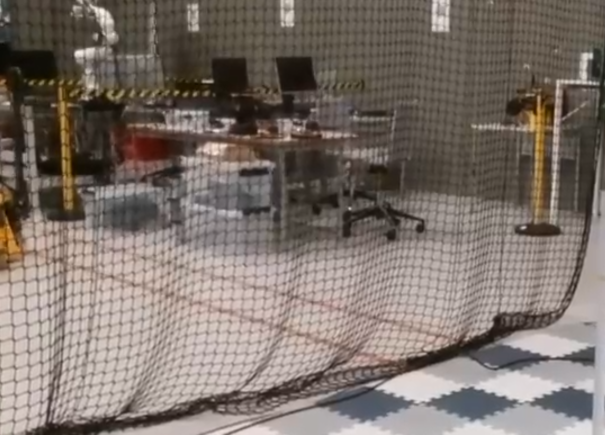
#> input picture data/frames/Port not visible 1.png, 1210 x 869 px (shown at 1/2 size); its folder holds only this picture in this run
$ python detect_gate.py
#> lines starting #> are read from the running program, lines starting #| are printed output that depends on the picture; after the words box and inside, x2 and y2 are one past the last pixel; in counts of white or black regions, pixels touching at a corner belong together
from pathlib import Path
import cv2
import numpy as np


# ------------------------------------------------------------
# Paths
# ------------------------------------------------------------
PROJECT_DIR = Path(__file__).resolve().parent
INPUT_DIR = PROJECT_DIR / "data" / "frames"
OUTPUT_DIR = PROJECT_DIR / "output"
OUTPUT_DIR.mkdir(exist_ok=True)


# ------------------------------------------------------------
# Helper: readable text
# ------------------------------------------------------------
def put_text(img, text, x, y, color=(255, 255, 255), scale=0.7):
    """Draw text with black outline."""
    cv2.putText(img, text, (x, y), cv2.FONT_HERSHEY_SIMPLEX, scale, (0, 0, 0), 3, cv2.LINE_AA)
    cv2.putText(img, text, (x, y), cv2.FONT_HERSHEY_SIMPLEX, scale, color, 1, cv2.LINE_AA)


# ------------------------------------------------------------
# Preprocess image
# ------------------------------------------------------------
def preprocess(image):
    """
    Light blur before HSV conversion.
    """
    blurred = cv2.GaussianBlur(image, (5, 5), 0)
    hsv = cv2.cvtColor(blurred, cv2.COLOR_BGR2HSV)
    return blurred, hsv


# ------------------------------------------------------------
# Green mask
# ------------------------------------------------------------
def make_green_mask(hsv):
    """
    Detect green gate parts.

    These are starting HSV limits. Adjust later if needed.
    """
    lower_green = np.array([35, 40, 30], dtype=np.uint8)
    upper_green = np.array([95, 255, 255], dtype=np.uint8)

    mask = cv2.inRange(hsv, lower_green, upper_green)

    # Remove tiny noise and reconnect gate regions
    mask = cv2.morphologyEx(mask, cv2.MORPH_OPEN, np.ones((5, 5), np.uint8))
    mask = cv2.morphologyEx(mask, cv2.MORPH_CLOSE, np.ones((9, 9), np.uint8))

    return mask


# ------------------------------------------------------------
# Connected components
# ------------------------------------------------------------
def component_boxes(binary_mask, min_area):
    """
    Return connected component bounding boxes:
    (x, y, w, h, area)
    """
    num_labels, labels, stats, centroids = cv2.connectedComponentsWithStats(binary_mask, connectivity=8)

    boxes = []
    for i in range(1, num_labels):  # skip background
        x, y, w, h, area = stats[i]
        if area >= min_area:
            boxes.append((int(x), int(y), int(w), int(h), int(area)))

    return boxes


# ------------------------------------------------------------
# Choose best component in each quadrant
# ------------------------------------------------------------
def choose_corner_components(boxes, image_shape):
    """
    Pick the strongest green component in each quadrant:
      tl, tr, bl, br

    This matches your real images well because the visible gate
    usually appears as separate green corner pieces.
    """
    h, w = image_shape[:2]

    corners = {
        "tl": None,
        "tr": None,
        "bl": None,
        "br": None,
    }

    scores = {
        "tl": -1,
        "tr": -1,
        "bl": -1,
        "br": -1,
    }

    for box in boxes:
        x, y, bw, bh, area = box
        cx = x + bw / 2.0
        cy = y + bh / 2.0

        if cx < w / 2 and cy < h / 2:
            key = "tl"
        elif cx >= w / 2 and cy < h / 2:
            key = "tr"
        elif cx < w / 2 and cy >= h / 2:
            key = "bl"
        else:
            key = "br"

        # Largest component in each quadrant wins
        if area > scores[key]:
            scores[key] = area
            corners[key] = box

    return corners


# ------------------------------------------------------------
# Estimate gate from corner boxes
# ------------------------------------------------------------
def estimate_gate_from_corners(corners):
    """
    Estimate full gate geometry from green corner components.

    The main assumption:
    - gate frame thickness is roughly constant
    - visible green corner blocks belong to the same square frame

    Returns:
      dict with:
        outer_rect
        opening_rect
        target_center
        thickness
      or None if not enough data
    """
    present = [k for k, v in corners.items() if v is not None]

    # Need at least 3 corners to make a reliable guess
    if len(present) < 3:
        return None

    # Estimate frame thickness from the smaller side of corner boxes
    thickness_values = []
    for box in corners.values():
        if box is None:
            continue
        x, y, w, h, area = box
        thickness_values.append(min(w, h))

    if not thickness_values:
        return None

    thickness = int(np.median(thickness_values))

    # Outer frame limits from visible corner boxes
    left_outer = min(box[0] for key, box in corners.items() if box is not None and key in ("tl", "bl"))
    right_outer = max(box[0] + box[2] for key, box in corners.items() if box is not None and key in ("tr", "br"))
    top_outer = min(box[1] for key, box in corners.items() if box is not None and key in ("tl", "tr"))
    bottom_outer = max(box[1] + box[3] for key, box in corners.items() if box is not None and key in ("bl", "br"))

    # Because the port is roughly square, average width/height into one side estimate
    side_x = right_outer - left_outer
    side_y = bottom_outer - top_outer
    side = int((side_x + side_y) / 2.0)

    # Make the outer frame square-ish
    right_outer = max(right_outer, left_outer + side)
    bottom_outer = max(bottom_outer, top_outer + side)

    # Inner opening is outer frame minus constant thickness on each side
    left_inner = left_outer + thickness
    right_inner = right_outer - thickness
    top_inner = top_outer + thickness
    bottom_inner = bottom_outer - thickness

    if right_inner <= left_inner or bottom_inner <= top_inner:
        return None

    center_x = int((left_inner + right_inner) / 2.0)
    center_y = int((top_inner + bottom_inner) / 2.0)

    return {
        "outer_rect": (
            int(left_outer),
            int(top_outer),
            int(right_outer - left_outer),
            int(bottom_outer - top_outer),
        ),
        "opening_rect": (
            int(left_inner),
            int(top_inner),
            int(right_inner - left_inner),
            int(bottom_inner - top_inner),
        ),
        "target_center": (center_x, center_y),
        "thickness": thickness,
    }


# ------------------------------------------------------------
# Main detection function
# ------------------------------------------------------------
def detect_gate(image):
    """
    Full pipeline:
    1. preprocess
    2. green mask
    3. connected components
    4. choose corner components
    5. estimate gate
    """
    _, hsv = preprocess(image)
    green_mask = make_green_mask(hsv)

    h, w = image.shape[:2]
    min_area = max(500, int(0.003 * h * w))

    boxes = component_boxes(green_mask, min_area=min_area)
    corners = choose_corner_components(boxes, image.shape)
    gate = estimate_gate_from_corners(corners)

    return {
        "green_mask": green_mask,
        "boxes": boxes,
        "corners": corners,
        "gate": gate,
    }


# ------------------------------------------------------------
# Drawing
# ------------------------------------------------------------
# [5 lines left out: function draw_box, not called in this run]


def draw_result(image, detection):
    output = image.copy()
    h, w = output.shape[:2]
    image_center = (w // 2, h // 2)

    # Draw image center
    cv2.circle(output, image_center, 7, (255, 0, 0), -1)
    put_text(output, "image center", image_center[0] + 10, image_center[1] - 10, (255, 0, 0))

    corners = detection["corners"]

    # Draw chosen corner components
    if corners["tl"] is not None:
        draw_box(output, corners["tl"], (0, 255, 0), "TL")
    if corners["tr"] is not None:
        draw_box(output, corners["tr"], (0, 255, 255), "TR")
    if corners["bl"] is not None:
        draw_box(output, corners["bl"], (255, 255, 0), "BL")
    if corners["br"] is not None:
        draw_box(output, corners["br"], (255, 0, 255), "BR")

    gate = detection["gate"]

    if gate is None:
        put_text(output, "Gate NOT detected", 20, 35, (0, 0, 255))
        put_text(output, f"green components: {len(detection['boxes'])}", 20, 70, (0, 255, 255))
        put_text(output, f"corners found: {sum(v is not None for v in corners.values())}", 20, 105, (0, 255, 255))
        return output

    # Draw outer frame estimate
    ox, oy, ow, oh = gate["outer_rect"]
    cv2.rectangle(output, (ox, oy), (ox + ow, oy + oh), (0, 255, 255), 2)
    put_text(output, "outer frame estimate", ox, max(25, oy - 8), (0, 255, 255), scale=0.6)

    # Draw opening estimate
    ix, iy, iw, ih = gate["opening_rect"]
    cv2.rectangle(output, (ix, iy), (ix + iw, iy + ih), (255, 0, 255), 2)
    put_text(output, "opening estimate", ix, max(25, iy - 8), (255, 0, 255), scale=0.6)

    # Draw target center
    cx, cy = gate["target_center"]
    cv2.circle(output, (cx, cy), 8, (0, 0, 255), -1)
    cv2.line(output, image_center, (cx, cy), (255, 255, 255), 2)

    error_x = cx - image_center[0]
    error_y = cy - image_center[1]

    put_text(output, "Gate detected", 20, 35, (0, 255, 0))
    put_text(output, f"target center: ({cx}, {cy})", 20, 70, (0, 255, 255))
    put_text(output, f"error_x: {error_x}", 20, 105, (0, 255, 255))
    put_text(output, f"error_y: {error_y}", 20, 140, (0, 255, 255))
    put_text(output, f"frame thickness: {gate['thickness']}", 20, 175, (0, 255, 255))
    put_text(output, f"corners found: {sum(v is not None for v in corners.values())}", 20, 210, (0, 255, 255))

    return output


# ------------------------------------------------------------
# Process one image
# ------------------------------------------------------------
def process_image(image_path):
    image = cv2.imread(str(image_path))
    if image is None:
        print(f"[ERROR] Could not read: {image_path}")
        return

    detection = detect_gate(image)
    result = draw_result(image, detection)

    cv2.imwrite(str(OUTPUT_DIR / f"{image_path.stem}_green_mask.png"), detection["green_mask"])
    cv2.imwrite(str(OUTPUT_DIR / f"{image_path.stem}_result.png"), result)

    gate = detection["gate"]
    if gate is None:
        print(f"[INFO] {image_path.name}: gate NOT detected")
    else:
        print(f"[INFO] {image_path.name}: target center = {gate['target_center']}")


# ------------------------------------------------------------
# Main
# ------------------------------------------------------------
def main():
    image_files = sorted(
        list(INPUT_DIR.glob("*.png")) +
        list(INPUT_DIR.glob("*.jpg")) +
        list(INPUT_DIR.glob("*.jpeg"))
    )

    if not image_files:
        print(f"[ERROR] No images found in {INPUT_DIR}")
        return

    print(f"[INFO] Found {len(image_files)} image(s)")
    print(f"[INFO] Output -> {OUTPUT_DIR}")

    for image_path in image_files:
        process_image(image_path)
#> in process_image, image is the input picture: shape (869, 1210, 3); mean B, G, R 106.7, 113.8, 124.6
#> in make_green_mask, `mask = cv2.inRange(hsv, lower_green, upper_green)`:
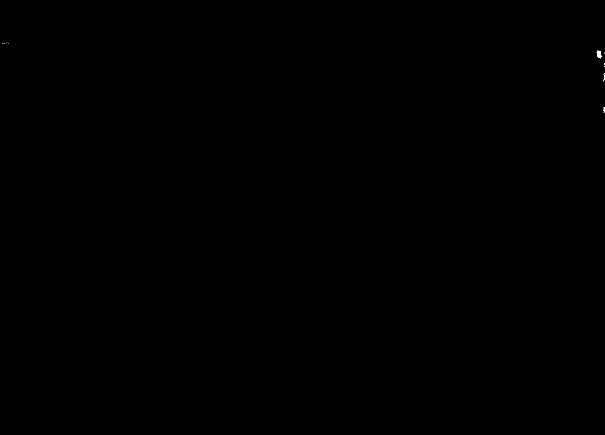
#> mask: shape (869, 1210) (shown at 1/2 size); 0.02% white; 14 white regions (12 under 20 px), largest, box (x1, y1, x2, y2) and area: (1193, 101, 1203, 117) 104, (1206, 215, 1210, 224) 24
#> in component_boxes, `num_labels, labels, stats, centroids = cv2.connectedComponentsWithStat..`: num_labels = 2; stats = [[0, 0, 1210, 869, 1051404], [1195, 102, 7, 13, 86]]; centroids = [[604.5, 434], [1198.1, 107.9]]
#> the loop in component_boxes, `for i in range(1, num_labels):` made 1 pass
#> after the loop in component_boxes, `for i in range(1, num_labels):`: boxes = []
#> after the loop in choose_corner_components, `for box in boxes:`: corners = 4 items; scores = {'tl': -1, 'tr': -1, 'bl': -1, 'br': -1}
#> in detect_gate, `corners = choose_corner_components(boxes, image.shape)`: corners = 4 items
#> in estimate_gate_from_corners, `present = [k for k, v in corners.items() if v is not None]`: present = []
#> in process_image, `detection = detect_gate(image)`: detection = 4 items
#> call 4 of put_text, with text = 'corners found: 0', x = 20, y = 105, color = (0, 255, 255), scale = 0.7
#> in put_text (call 4), `cv2.putText(img, text, (x, y), cv2.FONT_HERSHEY_SIMPLEX, scale, color,..`:
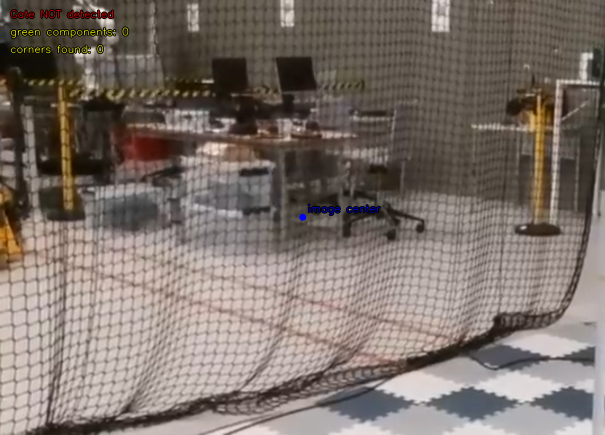
#> img: shape (869, 1210, 3) (shown at 1/2 size); mean B, G, R 106.3, 113.4, 124.3

    print("[INFO] Done.")


if __name__ == "__main__":
    main()

$ run again, on data/frames/Port visible 1.png
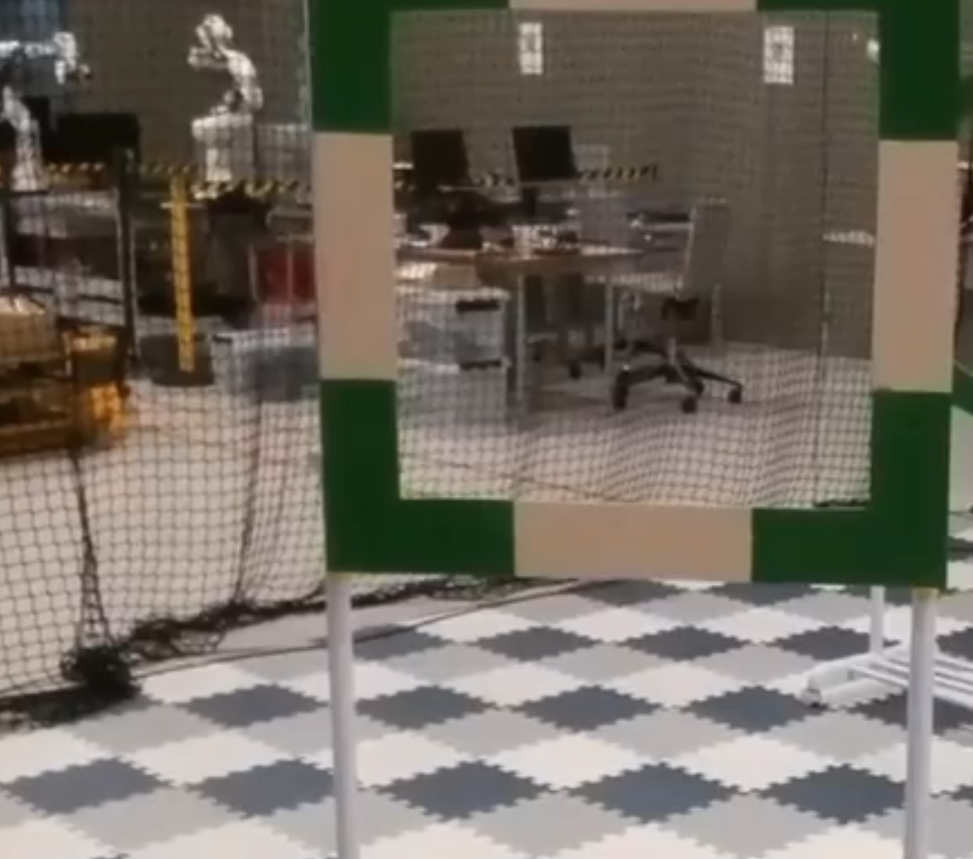
#> input picture data/frames/Port visible 1.png, 973 x 859 px
#> in process_image, image is the input picture: shape (859, 973, 3); mean B, G, R 99.8, 109.5, 116.7
#> hsv: shape (859, 973, 3); mean H, S, V 35.3, 58, 119.3
#> in component_boxes, `num_labels, labels, stats, centroids = cv2.connectedComponentsWithStat..`:
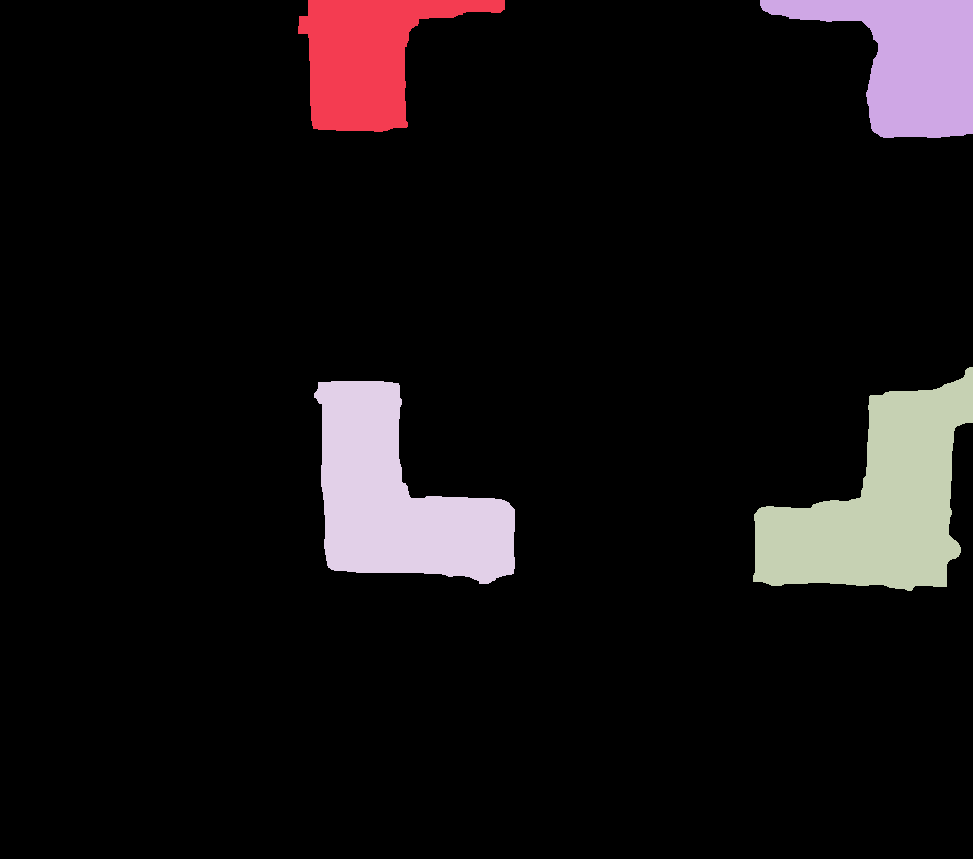
#> labels: shape (859, 973) int32; 5 distinct labels, from 0 to 4; one colour per label, 0 black
#> num_labels = 5; stats = [[0, 0, 973, 859, 754722], [298, 0, 207, 132, 14405], [760, 0, 213, 138, 16044], [753, 367, 220, 224, 26746], [314, 381, 201, 203, 23890]]; centroids = [[468.2, 439.1], [366.9, 57.26], [908.1, 60.42], [878.6, 503.3], [397.2, 498.1]]
#> the loop in component_boxes, `for i in range(1, num_labels):` made 4 passes
#> after the loop in component_boxes, `for i in range(1, num_labels):`: boxes = [(298, 0, 207, 132, 14405), (760, 0, 213, 138, 16044), (753, 367, 220, 224, 26746), (314, 381, 201, 203, 23890)]
#> the loop in choose_corner_components, `for box in boxes:` made 4 passes
#> (x, y, bw, bh, area, cx, cy, key) on passes 1 to 4: (298, 0, 207, 132, 14405, 401.5, 66, 'tl'), (760, 0, 213, 138, 16044, 866.5, 69, 'tr'), (753, 367, 220, 224, 26746, 863, 479, 'br'), (314, 381, 201, 203, 23890, 414.5, 482.5, 'bl')
#> after the loop in choose_corner_components, `for box in boxes:`: corners = {'tl': (298, 0, 207, 132, 14405), 'tr': (760, 0, 213, 138, 16044), 'bl': (314, 381, 201, 203, 23890), 'br': (753, 367, 220, 224, 26746)}; scores = {'tl': 14405, 'tr': 16044, 'bl': 23890, 'br': 26746}
#> present = ['tl', 'tr', 'bl', 'br']
#> the loop in estimate_gate_from_corners, `for box in corners.values():` made 4 passes
#> after the loop in estimate_gate_from_corners, `for box in corners.values():`: thickness_values = [132, 138, 201, 220]
#> thickness = 169
#> left_outer = 298
#> right_outer = 973
#> top_outer = 0
#> in estimate_gate_from_corners, `bottom_outer = max(box[1] + box[3] for key, box in corners.items() if ..`: bottom_outer = 591
#> side_x = 675
#> side_y = 591
#> side = 633
#> left_inner = 467
#> right_inner = 804
#> top_inner = 169
#> bottom_inner = 464
#> center_x = 635
#> center_y = 316
#> in detect_gate, `gate = estimate_gate_from_corners(corners)`: gate = {'outer_rect': (298, 0, 675, 633), 'opening_rect': (467, 169, 337, 295), 'target_center': (635, 316), 'thickness': 169}
#> detection = 4 items
#> ox = 298; oy = 0; ow = 675; oh = 633
#> in put_text (call 6), `cv2.putText(img, text, (x, y), cv2.FONT_HERSHEY_SIMPLEX, scale, (0, 0,..`:
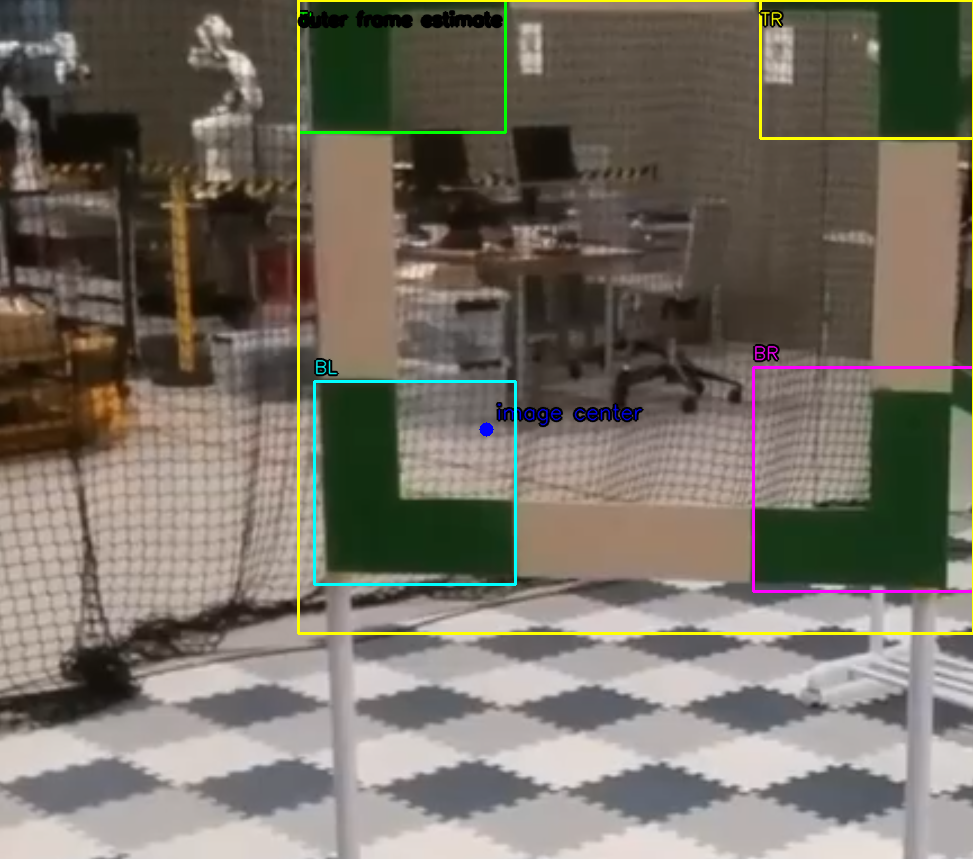
#> img: shape (859, 973, 3); mean B, G, R 99.6, 110.7, 117.4
#> ix = 467; iy = 169; iw = 337; ih = 295
#> in draw_result, `cx, cy = gate["target_center"]`: cx = 635; cy = 316
#> error_x = 149
#> error_y = -113
#| [INFO] Port visible 1.png: target center = (635, 316)
